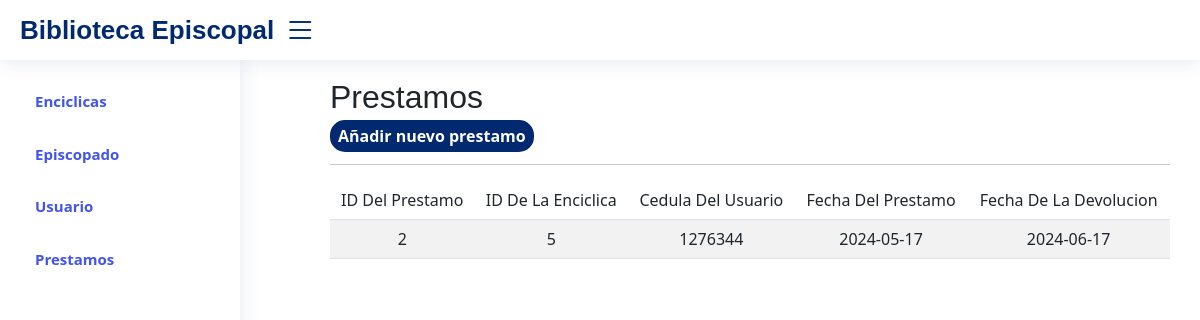
/prestamos.php, run on the app's committed database.
### tables this page shows
CREATE TABLE `prestamos` (
  `Prestamo_ID` int(11) NOT NULL,
  `ID_enciclica` int(11) NOT NULL,
  `CI` int(11) NOT NULL,
  `Fecha_Prestamo` date NOT NULL,
  `Fecha_Devolucion` date NOT NULL
);

### prestamos.php (the view, shortened to what this page needs)
<?php
include("header.php");
include ("conexion_ep.php");
?>
<link rel="stylesheet" href="assets/css/listaEntradas.css">
<br>
<h2>Prestamos</h2>
<a href='nuevoPrestamo.php' class='boton'>Añadir nuevo prestamo</a>
<hr/>
<table class="table table-striped">
    <thead>
        <tr>
            <td class="text-center">
                ID Del Prestamo
            </td>
            <td class="text-center">
                ID De La Enciclica
            </td>
            <td class="text-center">
                Cedula Del Usuario
            </td>
            <td class="text-center">
                Fecha Del Prestamo
            </td>
            <td class="text-center">
                Fecha De La Devolucion
            </td>
        </tr>
    </thead>
    <tbody>
<?php
$consultaSQL = "SELECT * FROM Prestamos";
$resultado = mysqli_query($conexion, $consultaSQL);
while($fila = mysqli_fetch_assoc($resultado)){
?>
        <tr class="filaConSombreado">
            <td class="text-center">
                <?php echo $fila["Prestamo_ID"]; ?>
            </td>
            <td class="text-center">
                <?php echo $fila["ID_enciclica"]; ?>
            </td>
            <td class="text-center">
                <?php echo $fila["CI"]; ?>
            </td>
            <td class="text-center">
                <?php echo $fila["Fecha_Prestamo"]; ?>
            </td>
            <td class="text-center">
                <?php echo $fila["Fecha_Devolucion"]; ?>
            </td>
        </tr>
<?php
}
?>
    </tbody>
</table>
<?php
include('footer.php');
?>

### assets/css/style.css (style rules this page uses)
:root { scroll-behavior: smooth; }
body { font-family: "Open Sans", sans-serif; background: #f6f9ff; color: #444444; }
a { color: #4154f1; text-decoration: none; }
h1, h2, h3, h4, h5, h6 { font-family: "Nunito", sans-serif; }

### data on the page
prestamos: Prestamo_ID "2", ID_enciclica "5", CI "1276344", Fecha_Prestamo "2024-05-17", Fecha_Devolucion "2024-06-17"
